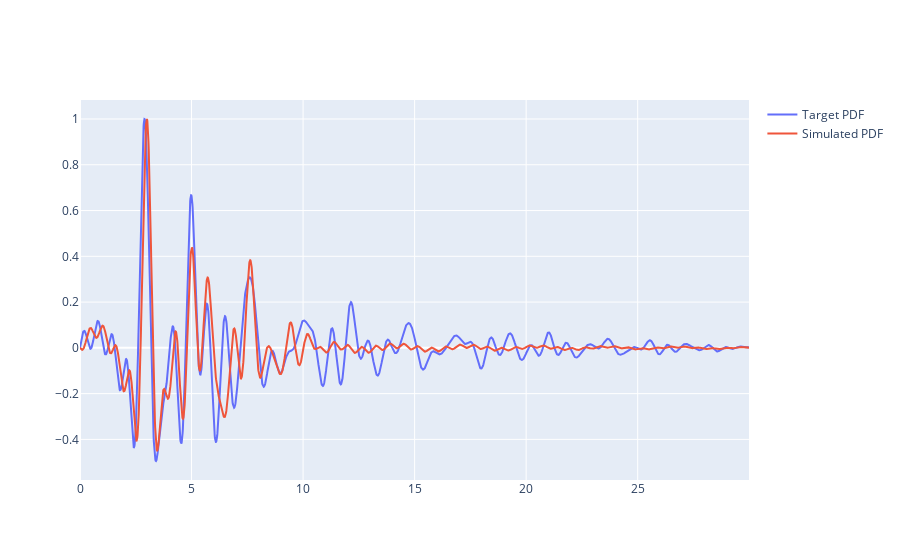

Write notebook code for a chart like this one.
### Markdown cell above
# Use a bayesian optimisation algorithm to minimise the difference between target scattering pattern and synthesis parameters - this example uses Dragonfly

### Code cell
from dragonfly import minimise_function

def benchmark_wrapper(params):
    """
    Wrapper function for the ScatterBO_small_benchmark function.

    Parameters:
    params (list): The parameters to pass to the ScatterBO_small_benchmark function.

    simulated_or_experimental (str): If 'simulated', use the filename 'Data/Gr/Target_PDF_small_benchmark.npy'. 
                                     If 'experimental', use the filename 'T2_0p7boro_15hrs_powder.npy'. Default is 'simulated'.
    
    scatteringfunction= (str): The scattering function to use. 'Gr' for pair distribution function, 'Sq' for structure factor. Default is 'Sq'.

    Returns:
    The result of the ScatterBO_small_benchmark function.
    """
    return ScatterBO_small_benchmark(params, plot=False, simulated_or_experimental='simulated', scatteringfunction='Gr')

# Define the domain for each parameter
domain = [
    [2, 12],  # pH values range from 2 to 12
    [20, 80],  # pressure values range from 20 to 80
    [0, 1]  # solvent can be 0 ('Ethanol') or 1 ('Methanol')
]

# Define the maximum capital
max_capital = 10

# Minimize the function
min_val, min_pt, history = minimise_function(benchmark_wrapper, domain, max_capital)

# Print the minimum value and the corresponding parameters
print ("min_val: ", min_val)
print ("min_pt: ", min_pt)

# Use the parameters that minimize the function as input to the generate_structure function
pH, pressure, solvent = min_pt
cluster = generate_structure(pH, pressure, solvent, atom='Au')
print ("Cluster type: ", cluster.structure_type)
print ("Number of atoms: ", len(cluster))

# Use the parameters that minimize the function as input to the ScatterBO_small_benchmark function
ScatterBO_small_benchmark((pH, pressure, solvent), plot=True, simulated_or_experimental='simulated', scatteringfunction='Gr')

### Figure 1 — Plotly figure (JSON) as saved in the notebook; plotly's stock layout.template omitted (floating-point values rounded to 4 significant figures; data arrays with more than 128 entries replaced by an {"elided": "..."} marker saying what was removed)
{"data": [{"mode": "lines", "name": "Target PDF", "type": "scatter", "x": {"elided": "3000 float values"}, "y": {"elided": "3000 float values"}}, {"mode": "lines", "name": "Simulated PDF", "type": "scatter", "x": {"elided": "3000 float values"}, "y": {"elided": "3000 float values"}}], "layout": {}}
